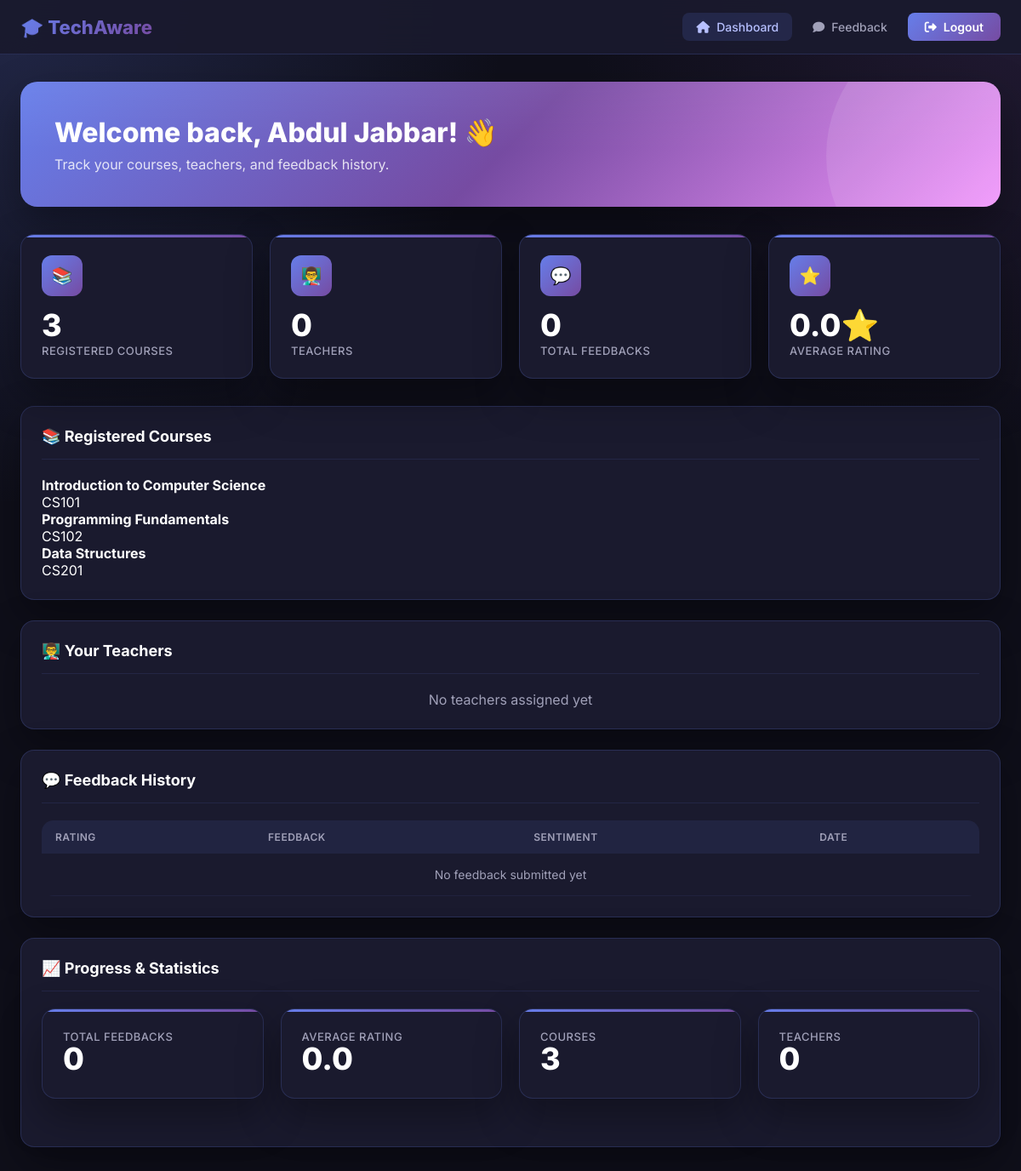
/student/dashboard (signed in), run on the app's committed database.
### models.py (models this page shows, shortened)
class Student(db.Model):
    __tablename__ = 'students'
    id = db.Column(db.Integer, primary_key=True)
    registration_number = db.Column(db.String(50), unique=True, nullable=False)
    name = db.Column(db.String(100), nullable=False)
    email = db.Column(db.String(120), unique=True, nullable=True)
    password_hash = db.Column(db.String(255), nullable=False)
    department_id = db.Column(db.Integer, db.ForeignKey('departments.id'), nullable=True)
    batch_id = db.Column(db.Integer, db.ForeignKey('batches.id'), nullable=True)
    section_id = db.Column(db.Integer, db.ForeignKey('sections.id'), nullable=True)
    section = db.Column(db.String(10), nullable=False)  # Keep for backward compatibility
    phone = db.Column(db.String(20), nullable=True)
    is_active = db.Column(db.Boolean, default=True)
    created_at = db.Column(db.DateTime, default=datetime.utcnow)
    department = db.relationship('Department', backref='students')
    batch = db.relationship('Batch', backref='students')
    section_obj = db.relationship('Section', backref='students')
    registered_courses = db.relationship('StudentCourse', backref='student', lazy=True, cascade='all, delete-orphan')
    feedbacks = db.relationship('Feedback', backref='student_obj', lazy=True, foreign_keys='Feedback.student_id')

class Course(db.Model):
    __tablename__ = 'courses'
    id = db.Column(db.Integer, primary_key=True)
    code = db.Column(db.String(20), unique=True, nullable=False)  # e.g., CS101
    name = db.Column(db.String(200), nullable=False)  # e.g., Introduction to Computer Science
    department_id = db.Column(db.Integer, db.ForeignKey('departments.id'), nullable=True)
    credit_hours = db.Column(db.Integer, default=3)
    description = db.Column(db.Text, nullable=True)
    is_active = db.Column(db.Boolean, default=True)
    created_at = db.Column(db.DateTime, default=datetime.utcnow)
    department = db.relationship('Department', backref='courses')
    feedbacks = db.relationship('Feedback', backref='course', lazy=True)

### app.py (the view, shortened to what this page needs)
@app.route('/student/dashboard')
@student_login_required
def student_dashboard():
    if session.get('role') != 'student':
        return redirect(get_role_redirect_url(session.get('role')))
    from models import Student, Feedback, StudentCourse, Timetable, Teacher
    student = get_current_student_from_session()
    if not student:
        student_id = session.get('student_id')
        if student_id:
            student = Student.query.get(student_id)
    enrollments = StudentCourse.query.filter_by(
        student_id=student.id).all()
    courses = []
    for e in enrollments:
        if e.course:
            courses.append({
                'id': e.course.id,
                'name': e.course.name,
                'code': e.course.code
            })
    teachers = []
    for e in enrollments:
        if e.course:
            tts = Timetable.query.filter_by(
                course_id=e.course.id).all()
    feedbacks = Feedback.query.filter_by(
        student_id=student.id
    ).order_by(
        Feedback.created_at.desc()
    ).all()
    feedback_history = []
    total = len(feedbacks)
    avg = sum(
        f.rating_overall for f in feedbacks
        if f.rating_overall
    ) / max(total, 1)
    stats = {
        'total_feedbacks': total,
        'avg_rating': round(avg, 1),
        'total_courses': len(courses),
        'total_teachers': len(teachers),
        'pending': 0
    }
    return render_template(
        'student_dashboard.html',
        student=session,
        student_data=student,
        courses=courses,
        teachers=teachers,
        feedback_history=feedback_history,
        stats=stats
    )

### app.py (called while the page is built)
def student_login_required(f):
    @wraps(f)
    def decorated_function(*args, **kwargs):
        if 'email' not in session \
           and 'student_id' not in session \
           and 'user_id' not in session:
            return redirect('/login')
        if session.get('role') != 'student':
            return redirect('/login')
        return f(*args, **kwargs)
    return decorated_function

def get_current_student_from_session():
    from models import Student
    student_email = session.get('email')
    if student_email:
        student = Student.query.filter_by(email=student_email).first()
        if student:
            return student
    student_id = session.get('student_id') or session.get('user_id')
    if student_id:
        return Student.query.get(student_id)
    return None

### templates/student_dashboard.html (shortened to what this page needs)
<!DOCTYPE html>
<html lang="en">
<head>
    <link href="https://cdnjs.cloudflare.com/ajax/libs/font-awesome/6.4.0/css/all.min.css" rel="stylesheet">
</head>
<body>
    <nav class="navbar">
        <div class="navbar-brand">
            🎓 TechAware
        </div>
        <div class="navbar-links">
            <a href="/student/dashboard" class="nav-link active">
                <i class="fas fa-home"></i> Dashboard
            </a>
            <a href="/feedback" class="nav-link">
                <i class="fas fa-comment"></i> Feedback
            </a>
            <a href="/logout" class="btn-logout">
                <i class="fas fa-sign-out-alt"></i> Logout
            </a>
        </div>
    </nav>
    <div class="main-content">
        <div class="welcome-banner">
            <h1>Welcome back, {{ student.name if student else 'Student' }}! 👋</h1>
            <p>Track your courses, teachers, and feedback history.</p>
        </div>
        <div class="stats-grid" id="statsGrid">
            <div class="stat-card">
                <div class="stat-icon">📚</div>
                <div class="stat-value">{{ stats.total_courses }}</div>
                <div class="stat-label">Registered Courses</div>
            </div>
            <div class="stat-card">
                <div class="stat-icon">👨‍🏫</div>
                <div class="stat-value">{{ stats.total_teachers }}</div>
                <div class="stat-label">Teachers</div>
            </div>
            <div class="stat-card">
                <div class="stat-icon">💬</div>
                <div class="stat-value">{{ stats.total_feedbacks }}</div>
                <div class="stat-label">Total Feedbacks</div>
            </div>
            <div class="stat-card">
                <div class="stat-icon">⭐</div>
                <div class="stat-value">{{ stats.avg_rating }}⭐</div>
                <div class="stat-label">Average Rating</div>
            </div>
        </div>
        <div class="content-card">
            <div class="card-header">
                <h2>📚 Registered Courses</h2>
            </div>
            {% if courses %}
            <div class="courses-grid">
                {% for course in courses %}
                <div class="course-card">
                    <h4>{{ course.name }}</h4>
                    <p>{{ course.code }}</p>
                </div>
                {% endfor %}
            </div>
            {% else %}
            <p style="color:#a0a0b8; text-align:center;">No courses enrolled yet</p>
            {% endif %}
        </div>
        <div class="content-card">
            <div class="card-header">
                <h2>👨‍🏫 Your Teachers</h2>
            </div>
            {% if teachers %}
            {% for teacher in teachers %}
            <div class="teacher-card">
                <h4>{{ teacher.name }}</h4>
                <p>{{ teacher.course }}</p>
            </div>
            {% endfor %}
            {% else %}
            <p style="color:#a0a0b8; text-align:center;">No teachers assigned yet</p>
            {% endif %}
        </div>
        <div class="content-card">
            <div class="card-header">
                <h2>💬 Feedback History</h2>
            </div>
            <div id="feedbackContent">
                <table>
                    <thead>
                        <tr>
                            <th>Rating</th>
                            <th>Feedback</th>
                            <th>Sentiment</th>
                            <th>Date</th>
                        </tr>
                    </thead>
                    <tbody>
                        {% if feedback_history %}
                        {% for fb in feedback_history %}
                        <tr>
                            <td>{{ fb.rating }}⭐</td>
                            <td>{{ fb.text }}</td>
                            <td>
                                {% if fb.sentiment == 'UNDERSTOOD' %}
                                😊 Positive
                                {% elif fb.sentiment == 'NOT_UNDERSTOOD' %}
                                😞 Negative
                                {% else %}
                                😐 Neutral
                                {% endif %}
                            </td>
                            <td>{{ fb.date }}</td>
                        </tr>
                        {% endfor %}
                        {% else %}
                        <tr>
                            <td colspan="4" style="text-align:center;color:#a0a0b8;">
                                No feedback submitted yet
                            </td>
                        </tr>
                        {% endif %}
                    </tbody>
                </table>
            </div>
        </div>
        <div class="content-card">
            <div class="card-header">
                <h2>📈 Progress & Statistics</h2>
            </div>
            <div id="progressContent">
                <div class="stats-grid">
                    <div class="stat-card">
                        <div class="stat-label">Total Feedbacks</div>
                        <div class="stat-value">{{ stats.total_feedbacks }}</div>
                    </div>
                    <div class="stat-card">
                        <div class="stat-label">Average Rating</div>
                        <div class="stat-value">{{ stats.avg_rating }}</div>
                    </div>
                    <div class="stat-card">
                        <div class="stat-label">Courses</div>
                        <div class="stat-value">{{ stats.total_courses }}</div>
                    </div>
                    <div class="stat-card">
                        <div class="stat-label">Teachers</div>
                        <div class="stat-value">{{ stats.total_teachers }}</div>
                    </div>
                </div>
            </div>
        </div>
    </div>
</body>
</html>

### templates/student_dashboard.html (style rules this page uses)
:root { --primary-gradient: linear-gradient(135deg, #667eea, #764ba2); --dark-bg: #0f0f1a; --card-bg: #1a1a2e; --card-border: rgba(102, 126, 234, 0.2); --text-primary: #ffffff; --text-secondary: #a0a0b8; --success: #00d4aa; --warning: #ffa726; --danger: #ff5252; --info: #7c8df5; --shadow: 0 20px 50px rgba(0, 0, 0, 0.35); --shadow-hover: 0 24px 60px rgba(102, 126, 234, 0.18); --primary-color: #667eea; }
* { margin: 0; padding: 0; box-sizing: border-box; font-family: 'Inter', sans-serif; }
body { background: radial-gradient(circle at top left, rgba(102, 126, 234, 0.22), transparent 32%), radial-gradient(circle at top right, rgba(118, 75, 162, 0.18), transparent 28%), var(--dark-bg); color: var(--text-primary); min-height: 100vh; }
.navbar { background: rgba(26, 26, 46, 0.95); -webkit-backdrop-filter: blur(20px); backdrop-filter: blur(20px); border-bottom: 1px solid var(--card-border); padding: 0 24px; height: 64px; display: flex; align-items: center; justify-content: space-between; position: sticky; top: 0; z-index: 1000; }
.navbar-brand { font-size: 22px; font-weight: 800; background: var(--primary-gradient); -webkit-background-clip: text; -webkit-text-fill-color: transparent; }
.navbar-links { display: flex; gap: 8px; align-items: center; flex-wrap: wrap; justify-content: flex-end; }
.nav-link { color: var(--text-secondary); text-decoration: none; padding: 8px 16px; border-radius: 8px; font-size: 14px; font-weight: 500; transition: all 0.3s; display: inline-flex; align-items: center; gap: 8px; }
.nav-link:hover, .nav-link.active { background: rgba(102, 126, 234, 0.15); color: #b7c0ff; }
.btn-logout { background: var(--primary-gradient); color: white; border: none; padding: 8px 20px; border-radius: 8px; font-weight: 600; cursor: pointer; font-size: 14px; transition: all 0.3s; text-decoration: none; display: inline-flex; align-items: center; gap: 8px; }
.main-content { padding: 32px 24px 48px; max-width: 1200px; margin: 0 auto; }
.welcome-banner { background: linear-gradient(135deg, #667eea 0%, #764ba2 50%, #f093fb 100%); border-radius: 20px; padding: 40px; margin-bottom: 32px; position: relative; overflow: hidden; box-shadow: var(--shadow); }
.welcome-banner::before { content: ''; position: absolute; top: -50%; right: -10%; width: 320px; height: 320px; background: rgba(255, 255, 255, 0.1); border-radius: 50%; }
.welcome-banner::after { content: ''; position: absolute; inset: 0; background: linear-gradient(180deg, rgba(255, 255, 255, 0.05), transparent 55%); pointer-events: none; }
.welcome-banner h1 { font-size: 32px; font-weight: 800; color: white; margin-bottom: 8px; position: relative; z-index: 1; }
.welcome-banner p { color: rgba(255, 255, 255, 0.82); font-size: 16px; position: relative; z-index: 1; }
.stats-grid { display: grid; grid-template-columns: repeat(auto-fit, minmax(200px, 1fr)); gap: 20px; margin-bottom: 32px; }
.stat-card { background: var(--card-bg); border: 1px solid var(--card-border); border-radius: 16px; padding: 24px; transition: all 0.3s; position: relative; overflow: hidden; box-shadow: var(--shadow); }
.stat-card::before { content: ''; position: absolute; top: 0; left: 0; right: 0; height: 3px; background: var(--primary-gradient); }
.stat-icon { width: 48px; height: 48px; border-radius: 12px; background: var(--primary-gradient); display: flex; align-items: center; justify-content: center; font-size: 20px; margin-bottom: 16px; flex-shrink: 0; }
.stat-value { font-size: 36px; font-weight: 800; color: var(--text-primary); line-height: 1; margin-bottom: 4px; }
.stat-label { font-size: 13px; color: var(--text-secondary); font-weight: 500; text-transform: uppercase; letter-spacing: 0.5px; }
.content-card { background: var(--card-bg); border: 1px solid var(--card-border); border-radius: 16px; padding: 24px; margin-bottom: 24px; box-shadow: var(--shadow); }
.card-header { display: flex; align-items: center; gap: 12px; margin-bottom: 20px; padding-bottom: 16px; border-bottom: 1px solid rgba(102, 126, 234, 0.12); }
.card-header h2 { font-size: 18px; font-weight: 700; color: var(--text-primary); }
table { width: 100%; border-collapse: collapse; overflow: hidden; border-radius: 14px; }
th { background: rgba(102, 126, 234, 0.1); color: var(--text-secondary); font-size: 12px; font-weight: 600; text-transform: uppercase; letter-spacing: 0.5px; padding: 12px 16px; text-align: left; }
td { padding: 16px; border-bottom: 1px solid rgba(102, 126, 234, 0.08); color: var(--text-primary); font-size: 14px; }

### data on the page
Student: name "Abdul Jabbar"
Course: name "Introduction to Computer Science", code "CS101"
Course: name "Programming Fundamentals", code "CS102"
Course: name "Data Structures", code "CS201"

### other printed values
{{ stats.total_courses }} "3"
{{ stats.total_teachers }} "0"
{{ stats.total_feedbacks }} "0"
{{ stats.avg_rating }} "0.0"
